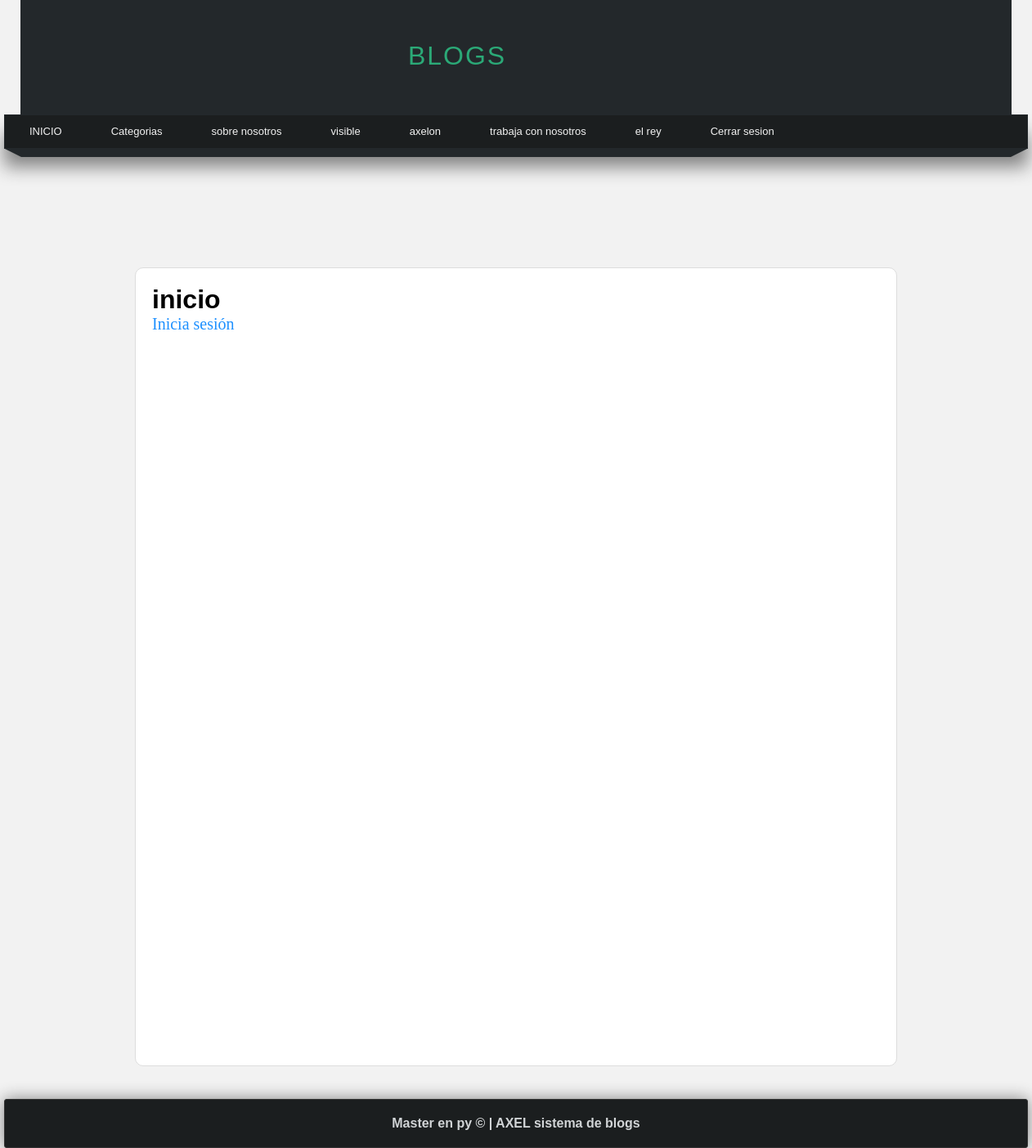
The app's page / (signed in) with its own data.
### paginas/models.py (models this page shows, shortened)
class Page(models.Model):
    title = models.CharField(max_length=100)
    content = RichTextField()
    order = models.IntegerField(default=0, verbose_name="orden")
    slug = models.CharField(unique=True,max_length=100)
    public = models.BooleanField()
    created_at = models.DateTimeField(auto_now_add=True)
    updated_at = models.DateTimeField(auto_now=True)
    class Meta:
        verbose_name = 'pagina'
        verbose_name_plural = 'Paginas'

### mainapp/views.py (the view)
# urls.py: path('', vw.index, name='index'),
def index(request):
    return render(request,"mainapp/index.html",{
        'title':'inicio'
    })

### blog/context_processor.py (called while the page is built)
def get_Categorias(request):
    ids = Articulo.objects.filter(public = True).values_list( 'categoria', flat=True)
    Categoria1 = Categoria.objects.filter(id__in =  ids).values_list('id', 'name')
    return{
        'categorias':Categoria1,
        'public': ids
    }

### paginas/context_processor.py (called while the page is built)
def get_pages(request):
    pages = Page.objects.filter(public = True).order_by('order').values_list('id', 'title', 'slug')
    return{
        'pages':pages
    }

### mainapp/templates/mainapp/index.html (shortened to what this page needs)
{% extends "layouts/layout.html"%}
{% load static %}
{% block content %}
    <H1>{{title}}</H1>
    {% if request.user.email and request.user.first_name %}
        <h2>Bienvenido, {{ request.user.first_name }}</h2>
        <a href="mailto:{{ request.user.email }}">correo</a>
    {% else %}
        <a href="{% url 'login' %}">Inicia sesión</a>
    {% endif %}
    {% endblock %}

### mainapp/templates/layouts/layout.html (shortened to what this page needs)
{% load static %}
<!DOCTYPE html>
<html lang="en">
<head>
    <link rel="stylesheet" type="text/css" href="{% static 'css/content.css' %}">
    <link rel="stylesheet" type="text/css" href="{% static 'css/styles.css' %}">
</head>
<body>
    <header>
        <div id="logotipo">
            <h1>BLOGS</h1>
        </div>
    </header>
    <nav>
        <ul>
            <li>
                <a href="{% url 'index' %}">INICIO</a>
            </li>
            {% if user.is_authenticated %}
                <li>
                    <a href="{% url 'listar_articulos' %}">Categorias</a>
                </li>
                {% for page  in pages %}
                    <li>
                        <a href="{% url 'pagina' page.2 %}"> {{page.1}}</a>
                    </li>
                {% endfor %}
                <li>
                    <a href="{% url 'logout' %}">Cerrar sesion</a>
                </li>
            {% endif %}
        </ul>
    </nav>
    <div class="barra">
        <span class="esquina-izquierda"></span>
        <span class="relleno"></span>
        <span class="esquina-derecha"></span>
    </div>
    <div class="content">
        <div class="box">
            {% block content %}{% endblock %}
        </div>
    </div>
</body>
<footer>
    <h4>Master en py &copy; | AXEL sistema de blogs</h4>
</footer>
</html>

### mainapp/static/css/content.css (style rules this page uses)
.box { background: white; border-radius: 10px; width: 890px; min-height: 935px; padding: 20px; border: 1px solid #ddd; margin: 0 auto; }
.box a { font-size: 20px; font-family: 'Georgia', serif; color: #1E90FF; text-decoration: none; }
footer { width: 1250px; background-color: #1B1E1F; border: 1px solid #333; border-radius: 3px; color: #D1D4D6; text-align: center; margin: 0 auto; margin-top: 40px; padding-top: 20px; padding-bottom: 20px; box-shadow: 0px 0px 20px gray; }

### mainapp/static/css/styles.css (style rules this page uses)
* { margin: 0px; padding: 0px; font-family: sans-serif; text-decoration: none; }
body { background-color: #F2F2F2; }
header { width: 1212px; height: 140px; background-color: #23282b; margin: 0px auto; }
#logotipo { width: 35%; height: 140px; margin: 0 auto; padding-top: 10px; }
#logotipo h1 { display: block; float: left; margin-left: 20px; margin-top: 40px; letter-spacing: 2px; color: #2ba977; font-family: 'Franklin Gothic Medium', 'Arial Narrow', Arial, sans-serif; font-weight: normal; }
nav { margin: 0 auto; width: 1250px; height: 40px; background-color: #1b1e1f; border: 1px solid #23282b; box-shadow: 0px 22px 22px gray; font-size: 13px; }
nav > ul { list-style: none; text-decoration: none; }
nav > ul > li { line-height: 40px; float: left; }
nav > ul > li > a { display: block; padding-left: 30px; padding-right: 30px; color: #F2F2F2; }
.barra { width: 1250px; margin: 0 auto; margin-bottom: 145px; }
.esquina-izquierda { display: block; border-left: 20px solid transparent; border-top: 10px solid #23282b; float: left; }
.esquina-derecha { display: block; border-right: 20px solid transparent; border-top: 10px solid #23282b; float:right; }
.relleno { display: block; width: 1210px; height: 10px; background: #23282b; float: left; }

### records on screen
Page: title "sobre nosotros"
Page: title "visible"
Page: title "axelon"
Page: title "trabaja con nosotros"
Page: title "el rey"

### other values on screen
{{ title }} "inicio"
